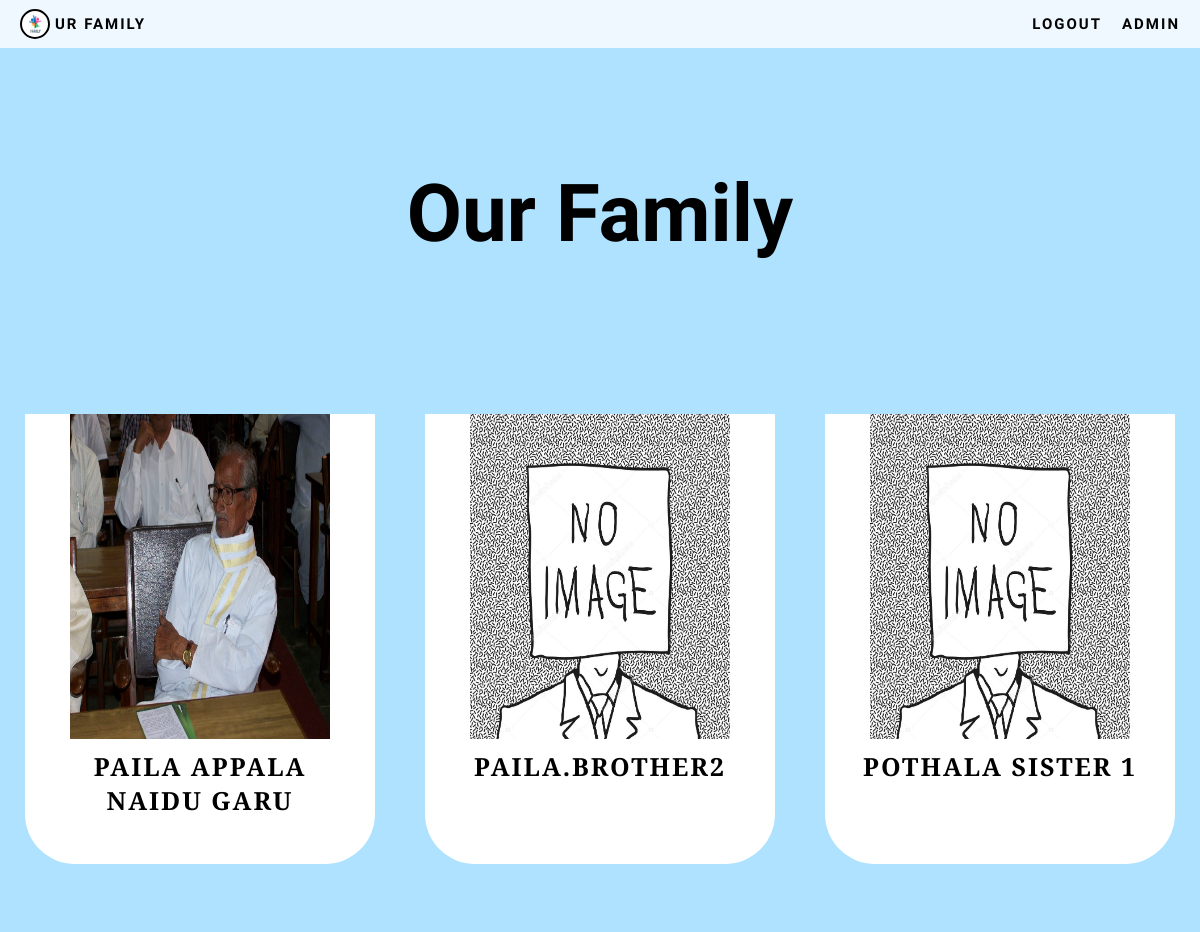
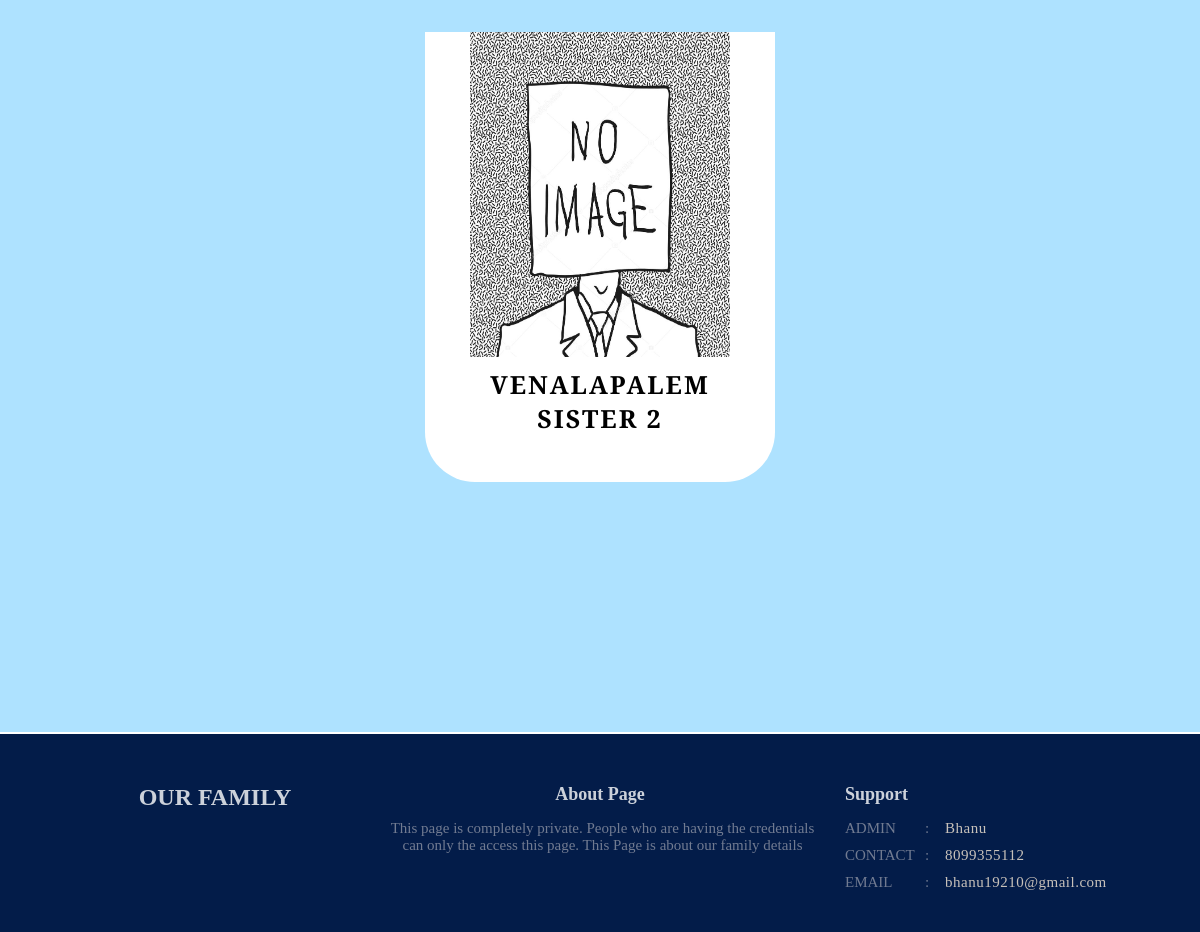
The app's page /home/ (signed in) with its own data (2 pictures, top to bottom).
### base/models.py (models this page shows, shortened)
class Genration_01(models.Model):
     title = models.CharField(max_length=200,null=True)
     name = models.CharField(max_length=100)
     gender = models.CharField(max_length=10,choices=gender)
     main_dp = models.ImageField(upload_to='dp',blank=True)
     partner = models.CharField(max_length=100, null=True , blank=True)
     partner_dp = models.ImageField(upload_to='dp',blank=True)
     slug = models.SlugField(max_length = 20,choices=slug)

### base/views.py (the view)
# urls.py: path('home/',views.homepage, name='homepage'),
@login_required(login_url  = 'login_page')
def homepage(request):
    place = Genration_01.objects.all()
    context = {'rooms':place}
    return render(request,'base/home_page.html',context)

### base/templates/base/home_page.html (shortened to what this page needs)
<!DOCTYPE html>
{% load static %}
<html lang="en">
<head>
    <link rel="stylesheet" href="{% static 'styles/home.css' %}">
    <link rel="stylesheet" href="{% static 'styles/fonts.css' %}">
    <link rel="stylesheet" href="{% static 'styles/footer_responsive.css' %}">
    <link rel="stylesheet" href="{% static 'styles/level_one_c.css' %}">
    <link rel="stylesheet" href="{% static 'styles/home.css' %}">
</head>
<body>
   <div class="container">
        <div>
            <div class="one" style="height: 64px;">
                <div class="nav_bar">
                    <div class="logo" id="border">
                        <div class="image"></div>
                        <a href="#"><div class="logo_text"><h2 style="color: rgb(2, 2, 2);">UR FAMILY</h2></div></a>
                    </div>
                    <ul class="menu2" id="border">
                        <li id="font"><a href="{% url 'logout' %}">Logout</a></li>
                        <li id="font"><a href="#admin">Admin</a></li>
                   </ul>
                </div>
            </div>
        <div class="content">
            <div class="header box1 ">
                    <h1>Our Family</h1>
            </div>
            <div class="box2 box" id="Family">
                {% for room in rooms %}
                    <a href="{% url 'family' room.slug %}">
                        <div class="content1 content">
                            <div class="image">
                                {% if room.main_dp %}
                                    <img src= "{{room.main_dp.url}}" alt="image not found">
                                {%else%}
                                    <img src="{% static 'images/no image.jpg' %}" alt="">
                                {%endif%}
                            </div>
                            <div class="name">
                                <h1>{{room.title}}</h1>
                            </div>
                        </div>
                    </a>
                {% endfor %}
            </div>
            <div class="footer" id="admin">
                <div class="margin_box">
                    <div class="container container3">
                        <div class="section1 section" id="border">
                            <h2>OUR  family</h2>
                        </div>
                        <div class="section2 section" id="border">
                            <h5>About Page</h5>
                            <div>
                                <p>This page is completely private. People who are having the credentials
                                    can only the access this page. This Page is about our family details
                                </p>
                            </div>
                        </div>
                        <div class="section3 section" id="border">
                            <h5>Support</h5>
                            <ul class="not_responsive">
                                <div>
                                    <p class="s3start">Admin</p>
                                    <p class="s3middle">:</p>
                                    <p class="s3bottom">Bhanu</p>
                                </div>
                                <div>
                                    <p class="s3start">Contact</p>
                                    <p class="s3middle">:</p>
                                    <p class="s3bottom">8099355112</p>
                                </div>
                                <div>
                                    <p class="s3start">Email</p>
                                    <p class="s3middle">:</p>
                                    <p class="s3bottom">bhanu19210@gmail.com</p>
                                </div>
                            </ul>
                        </div>
                    </div>
                </div>
            </div>
        </div>
        </div>
   </div>
</body>
</html>

### static/styles/home.css (style rules this page uses)
* { text-decoration: none; list-style-type: none; }
body { background-color: #AEE2FF; height: 100%; }
.header { width: 100%; height: 300px; display: flex; justify-content: center; align-items: center; }
.header h1 { padding: 20px; font-size: 80px; text-align: center; font-family: 'Meddon', cursive; }
.box { width: 100%; height: auto; display: flex; flex-wrap: wrap; justify-content: space-around; align-items: center; padding-bottom: 50px; }
.box .content { width: 350px; height: 450px; background-color: rgb(255, 255, 255); margin: 50px 20px; border-end-start-radius: 50px; border-end-end-radius:50px ; }
.content .image { width:260px; height: 325px; background-color: aquamarine; margin: 35px 45px 0px; }
.image img { background-size: auto; width: 260px; height: 325px; }
.content .name { width: 300px; height: 75px; margin: 0px 25px 25px; }
.content .name h1 { color: black; font-size: 25px; font-family: 'Cormorant Garamond', serif; text-transform: uppercase; letter-spacing: 2px; font-weight: bold; text-align: center; padding: 10px 0px 0px; }

### static/styles/footer_responsive.css (style rules this page uses)
* { margin: 0; padding: 0; box-sizing: border-box; list-style-type: none; text-decoration: none; }
body { background-color: rgb(3, 28, 73); }
.footer { margin-top: 150px; border-top: 2px solid white; width: 100%; height: 200px; background-color: rgb(3, 28, 73); padding-top: 50px; }
.footer .container3 { width:90%; height: auto; margin: auto; display: flex; justify-content: space-around; }
.container .section { width: 300px; height: auto; }
.container .section1 h2 { text-align: center; color: rgba(255, 255, 255,0.8); text-transform: uppercase; }
.footer .section2 { width:auto; height: auto; }
.footer .section2 h5 { text-align: center; font-size: 18px; margin-bottom: 15px; color: rgba(255, 255, 255,0.8); }
.footer .section2 p { color: rgba(223, 217, 217,0.5); width: 450px; font-size: 15px; margin-bottom: 15px; padding: 0px 0px 10px 5px; text-align: center; }
.footer .section3 { padding-left: 10px; }
.footer .section3 h5 { font-size: 18px; margin-bottom: 15px; color: rgba(255, 255, 255,0.8); }
.footer .section3 ul div { color: rgba(223, 217, 217,0.5); font-size: 15px; margin-bottom: 10px; }
.section3 .not_responsive div { display: flex; }
.section3 .not_responsive div .s3start { width: 80px; text-transform: uppercase; }
.section3 .not_responsive div .s3middle { width: 20px; }
.section3 .not_responsive div .s3bottom { width: 50px; color: rgba(250, 235, 215, 0.8); letter-spacing: 0.5px; }

### static/styles/level_one_c.css (style rules this page uses)
* { margin: 0; padding: 0; box-sizing: border-box; text-decoration: none; list-style-type: none; }
.one { padding-bottom: 64px; position: relative; top: 0; }
.one .nav_bar { position: fixed; width: 100%; height: 64px; background-color:aliceblue; color: white; top: 0; display: flex; z-index: 10; }
.nav_bar .logo { width: 40%; display: flex; padding: 0px 20px; justify-content: start; align-items: center; }
.nav_bar .logo .image { background-image: url('../images/family-logo.jpg'); background-size: cover; width: 40px; height:40px; background-color: aquamarine; border-radius: 50%; border: 2px solid black; }
.logo h2 { margin-left: 10px; }
.nav_bar .menu2 { display: none; }
@media (max-width:1200px) { .nav_bar .logo { width: 100%; } }
@media (max-width:1200px) { .one { padding-bottom: 48px; } }
@media (max-width:1200px) { .one .nav_bar { height: 48px; } }
@media (max-width:1200px) { .nav_bar .logo .image { width: 30px; height: 30px; } }
@media (max-width:1200px) { .logo h2 { font-size: 15px; font-family: 'Oswald', sans-serif; letter-spacing: 2px; font-weight: bold; margin-left: 5px; } }
@media (max-width:1200px) { .nav_bar .menu2 { width: 60%; display: flex; justify-content: end; align-items: center; margin-right: 10px; } }
@media (max-width:1200px) { .nav_bar .menu2 li a { font-size: 15px; font-family: 'Oswald', sans-serif; letter-spacing: 2px; text-transform: uppercase; color: rgb(3, 3, 3); font-weight: bold; padding: 5px 10px; } }

### records on screen
Genration_01: main_dp (picture), title "PAILA APPALA NAIDU GARU"
Genration_01: title "PAILA.BROTHER2"
Genration_01: title "POTHALA SISTER 1"
Genration_01: title "VENALAPALEM SISTER 2"
